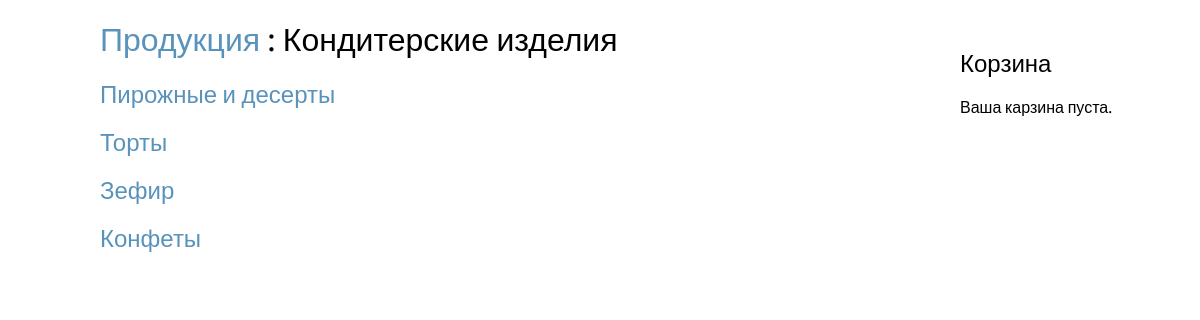
/konditerskiye-izdeliya/, run on the app's committed database.
### beckary_shop/models.py (models this page shows, shortened)
class Section(models.Model):
    name = models.CharField(max_length=100, db_index=True)
    slug = models.SlugField(max_length=100, unique=True)
    url = models.URLField(max_length=100)
    img = models.ImageField(upload_to='section/')

class Category(models.Model):
    name = models.CharField(max_length=100, db_index=True)
    slug = models.SlugField(max_length=100, unique=True)
    section = models.ForeignKey(Section, related_name='category', on_delete=models.CASCADE)
    url = models.URLField(max_length=100)
    img = models.ImageField()
    def get_absolute_url(self):
        return reverse('beckary_shop:prod_list', args=[self.section.slug, self.slug])

### beckary_shop/views.py (the view)
# urls.py: path('<slug:slug>/', views.cat_list, name='cat_list'),
def cat_list(request, slug):
    sec = Section.objects.get(slug = slug)
    cat_list = Category.objects.filter(section_id = sec.id)
    return render(request, 'product/cat_list.html', {'cat_list': cat_list, 'sec':sec})

### cart/cart.py (called while the page is built)
    def __len__(self):
        return sum(item['quantity'] for item in self.cart.values())

### cart/context_processor.py (called while the page is built)
def cart(request):
    return {'cart': Cart(request)}

### beckary_shop/templates/product/cat_list.html (shortened to what this page needs)
{% extends "base.html" %}
{% block content %}
<h1><a href="/">Продукция</a> : {{ sec.name }}</h1>
{% for cat in cat_list %}
<h2>
<a href="{{ cat.get_absolute_url }}">{{ cat.name }}</a>
</h2>
{% endfor %}
{% endblock %}

### beckary_shop/static/css/blog__.css (style rules this page uses)
body { margin:0; padding:0; font-family:helvetica, sans-serif; }
h1, h2, h3, h4, h5 , h6 , p { font-family: 'Ubuntu', sans-serif; font-weight:normal; }
a { text-decoration:none; color:#5993bb; }

### data on the page
Section: name "Кондитерские изделия"
Category: name "Пирожные и десерты"
Category: name "Торты"
Category: name "Зефир"
Category: name "Конфеты"
